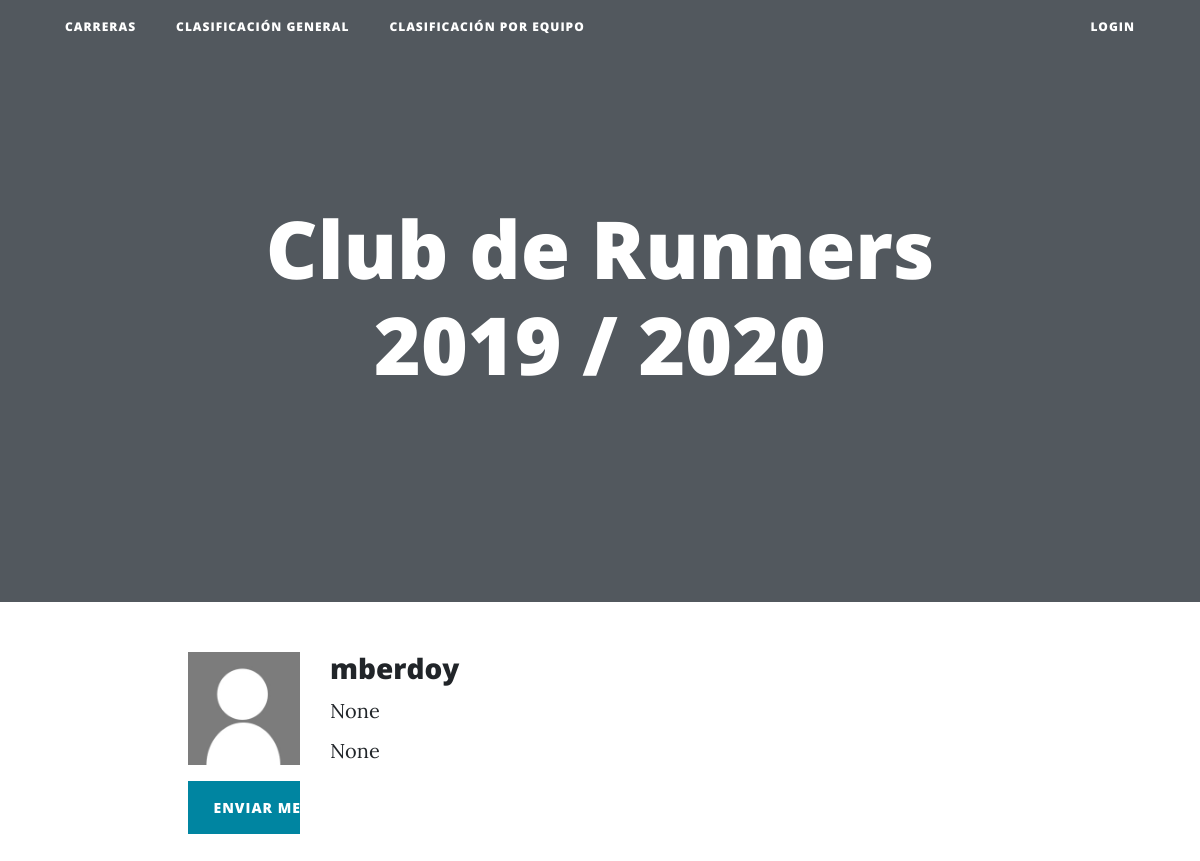
Page /profiles/mberdoy/ on the committed database.
### registration/models.py (models this page shows)
class Profile(models.Model):
    user = models.OneToOneField(User, on_delete=models.CASCADE)
    bio=models.TextField(null=True, blank=True)
    link=models.URLField(max_length=200, null=True, blank=True)
    avatar=models.ImageField(upload_to='custom_upload_to', null=True, blank=True)
    class Meta:
        ordering = ['user__username']

### profiles/views.py (the view)
# urls.py: path('<username>/', ProfileDetailView.as_view(), name='profile'),
class ProfileDetailView(DetailView):
    model=Profile
    template_name = 'profiles/profile_detail.html'
    def get_object(self):
         return get_object_or_404(Profile, user__username=self.kwargs['username'])

### profiles/templates/profiles/profile_detail.html (shortened to what this page needs)
{% extends 'core/base.html' %}
{% load static %}
{% block content %}
<main role="main">
  <div class="container">
    <div class="row mt-3">
      <div class="col-md-9 mx-auto mb-5">
          <div class="row">
            <div class="col-md-2">
              {% if profile.avatar %}
                <img src="{{profile.avatar.url}}" class="img-fluid">
              {% else %}
                <img src="{% static 'registration/img/no-avatar.jpg' %}" class="img-fluid">
              {% endif %}
              {% if request.user != profile.user%}
                <a href="{% url 'messenger:create' profile.user.username %}" class="btn btn-block btn-primary btn-sm mt-3">
                Enviar mensaje
                </a>
              {% endif %}
            </div>
            <div class="col-md-10">
              <h3>{{profile.user.username}}</h3>
              <p>{{ profile.bio }}</p>
              <p>{{ profile.link }}</p>
            </div>
          </div>
      </div>
    </div>
  </div>
</main>
{% endblock %}

### rows in the picture
Profile: user.username "mberdoy", bio "None", link "None"
